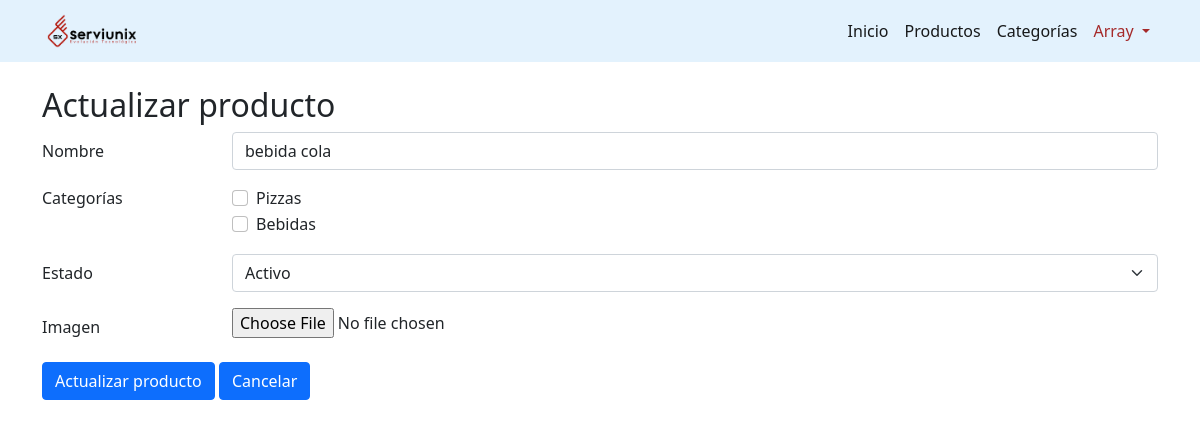
Before: /productos/3/edit (signed in) with the older database file.
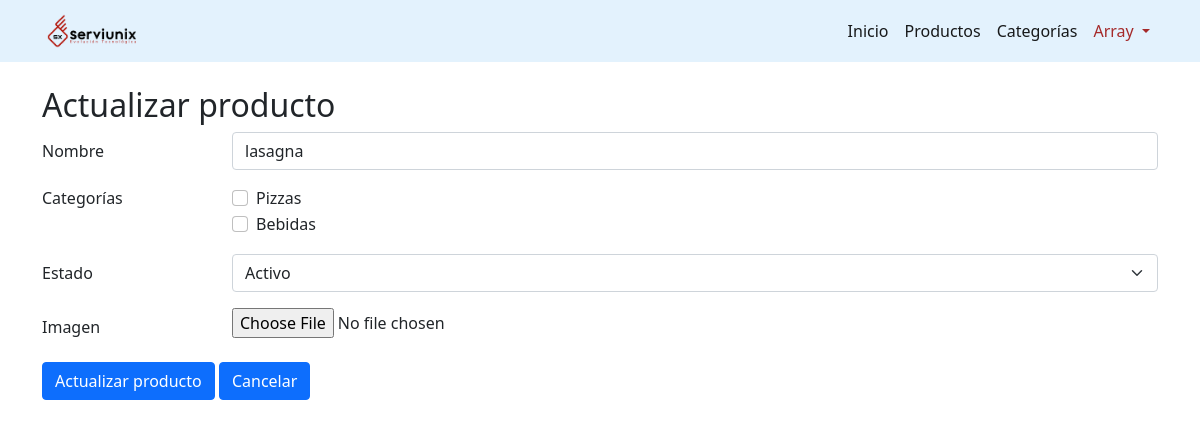
After: the same page with the newer database file.
### tables this page shows
CREATE TABLE productos (
    ID INT UNSIGNED NOT NULL AUTO_INCREMENT PRIMARY KEY,
    NOMBRE VARCHAR(200) NOT NULL,
    DESCRIPCION TEXT,
    PRECIO FLOAT(6, 2),
    IMAGEN VARCHAR(200),
    FECHA_ALTA DATETIME,
    ESTADO TINYINT(1) NOT NULL DEFAULT 1
);

### inicio.php (called while the page is built, shortened)
<?php
$entidad = $_GET["e"] ?? "productos";
$entidad = ucfirst(strtolower($entidad));
$clase = $entidad . "Controller";
$accion = $_GET["a"] ?? "list";
$respuesta = $clase::$accion();
$archivo = $respuesta["view"];
include VIEWS . "/inc/header.php";
include VIEWS . "$archivo";
include VIEWS . "/inc/footer.php";

### src/controllers/ProductosController.php (called while the page is built, shortened)
<?php
class ProductosController
{
    public static function edit()
    {
        $productos = new ProductosModel();
        $id = $_GET["id"];
        $actual = $productos->getOne($id);
        return [
            "view" => "/productos/form.php",
            "form" => [
                "title" => "Actualizar producto",
                "button" => "Actualizar producto",
                "action" => "/productos/" . $_GET["id"] . "/edit",
                "value" => $actual,
            ],
        ];
    }
}

### src/models/ProductosModel.php (called while the page is built, shortened)
<?php
class ProductosModel
{
    private $pdo;
    private string $nombre;
    public function getNombre()
    {
        return $this->nombre;
    }
    public function connect()
    {
        $dsn =
            "mysql:host=" .
            DBHOST .
            ";dbname=" .
            DBNAME .
            ";charset=" .
            DBCHARSET;
        $this->pdo = new PDO($dsn, DBUSER, DBPASS);
    }
    public function getOne($id)
    {
        $stmt = $this->pdo->prepare(
            "SELECT id,nombre,fecha_alta,estado FROM productos WHERE id=:id"
        );
        $stmt->execute([":id" => $id]);
        $stmt->setFetchMode(PDO::FETCH_CLASS, ProductosModel::class);
        return $stmt->fetch();
    }
}

### src/views/productos/form.php (the view, shortened to what this page needs)
<div class="mt-4 container">
    <h2><?php echo $respuesta["form"]["title"]; ?></h2>
    <form action="<?php $respuesta["form"][
    ]; ?>" method="post" enctype="multipart/form-data">
        <div class="row mb-3">
            <label for="inputNombre" class="col-sm-2 col-form-label">Nombre</label>
            <div class="col-sm-10">
                <input type="text" name="nombre" class="form-control" id="inputNombre"
                    value="<?php echo isset($respuesta["form"]["value"])
                        ? $respuesta["form"]["value"]->getNombre()
                        : ""; ?>" >
            </div>
        </div>
        <fieldset class="row mb-3">
            <legend class="col-form-label col-sm-2 pt-0">Categorías</legend>
            <div class="col-sm-10">
                <div class="form-check">
                    <input class="form-check-input" name="categoria" type="checkbox" id="inlineCheckbox1" value="pizza">
                    <label class="form-check-label" for="inlineCheckbox1">Pizzas</label>
                </div>
                <div class="form-check">
                    <input class="form-check-input" name="categoria" type="checkbox" id="inlineCheckbox2" value="bebida">
                    <label class="form-check-label" for="inlineCheckbox2">Bebidas</label>
                </div>
            </div>
        </fieldset>
        <div class="row mb-3">
            <label class="col-sm-2 col-form-label" for="activo">Estado</label>
            <div class="col-sm-10">
                <select class="form-select" name="estado" id="estado" aria-label="Default select example">
                    <option selected value="1">Activo</option>
                </select>
            </div>
        </div>
        <div class="row mb-3">
            <label class="col-sm-2 col-form-label" for="imagen">Imagen</label>
            <div class="col-sm-10">
                <input type="file" name="imagen" id="imagen" accept="image/jpeg,image/png">
            </div>
        </div>
        <button type="submit" class="btn btn-primary"><?php echo $respuesta[
            "form"
        ]["button"]; ?></button>
        <button type="button" class="btn btn-primary" onclick="location.href='/productos'">Cancelar</button>
    </form>
</div>

### src/views/inc/header.php (shortened to what this page needs)
<!doctype html>
<html lang="en">
<head>
    <link href="https://cdn.jsdelivr.net/npm/bootstrap@5.0.2/dist/css/bootstrap.min.css" rel="stylesheet">
</head>
<body>
    <header>
        <?php
        include(__DIR__ . '/nav.php');
        ?>
    </header>
    <main>

### src/views/inc/nav.php (shortened to what this page needs)
<nav class="navbar navbar-expand-lg navbar-light static-top" style="background-color: #e3f2fd;">
    <div class="container">
        <a class="navbar-brand" href="#">
            <img src="../../../public/img/logo-sx-png_secundario.png" alt="..." height="36">
        </a>
        <div class="collapse navbar-collapse" id="navbarSupportedContent">
            <ul class="navbar-nav ms-auto">
                <li class="nav-item">
                    <a class="nav-link active" aria-current="page" href="/productos">Inicio</a>
                </li>
                <li class="nav-item">
                    <a class="nav-link active" aria-current="page" href="/productos">Productos</a>
                </li>
                <li class="nav-item">
                    <a class="nav-link active" aria-current="page" href="/categorias">Categorías</a>
                </li>
                <li class="nav-item dropdown">
                    <a style="color:brown" class="nav-link dropdown-toggle" href="#" id="navbarDropdown" role="button" data-bs-toggle="dropdown" aria-expanded="false">
                        <?php
                        echo $_SESSION['user'];
                        ?>
                    </a>
                </li>
            </ul>
        </div>
    </div>
</nav>

### src/views/inc/footer.php (shortened to what this page needs)
</main>
</body>
</html>

Changed rows visible on the page:
changed productos: nombre "bebida cola" → "lasagna"
